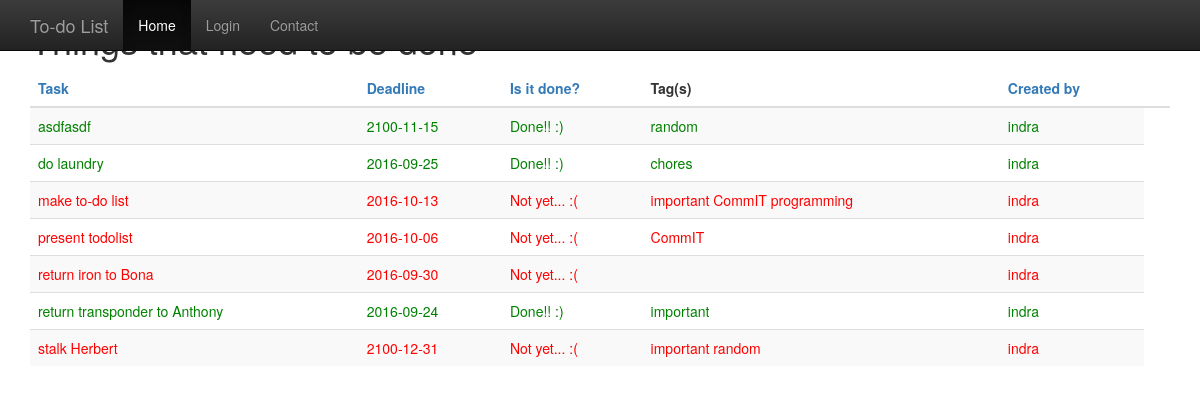
/?o=task, run on the app's committed database.
### tables this page shows
CREATE TABLE `todo_list` (
  `id` int(11) NOT NULL,
  `task` varchar(32) DEFAULT NULL,
  `deadline` date DEFAULT NULL,
  `done` tinyint(1) DEFAULT NULL,
  `admin_id` int(11) DEFAULT NULL,
  PRIMARY KEY (`id`),
  KEY `fk_admin` (`admin_id`),
  CONSTRAINT `todo_list_ibfk_1` FOREIGN KEY (`admin_id`) REFERENCES `admin` (`id`) ON DELETE CASCADE ON UPDATE CASCADE
);

CREATE TABLE `tag` (
  `id` int(11) NOT NULL,
  `tag` varchar(32) DEFAULT NULL,
  PRIMARY KEY (`id`)
);

### index.php (the view, shortened to what this page needs)
<!DOCTYPE html>
<html>
	<head>
		<link type='text/css' rel='stylesheet' href='style.css'/>
		<link rel="stylesheet" href="https://maxcdn.bootstrapcdn.com/bootstrap/3.3.7/css/bootstrap.min.css">
		<link rel="stylesheet" href="https://maxcdn.bootstrapcdn.com/bootstrap/3.3.7/css/bootstrap-theme.min.css">
	</head>
	<body>
	<div class="container">
	<div class="starter-template">
		<?php
			require_once 'header.php';
			require_once 'db.php';
		?>
		<h1>Things that need to be done</h1>
		<?php
			$order = htmlspecialchars($_GET["o"]);
			$sql = "SELECT * FROM todo_list	ORDER BY todo_list.$order";
			$result = $conn->query($sql);
			if ($result->num_rows > 0) {
				echo "<table class='table table-striped'><thead><tr>";
				echo "<th><a href='/?o=task'>Task</a></th>";
				echo "<th><a href='/?o=deadline'>Deadline</a></th>";
				echo "<th><a href='/?o=done'>Is it done?</a></th>";
				echo "<th>Tag(s)</th>";
				echo "<th><a href='/?o=admin'>Created by<th></tr></thead>";
				echo "<tbody>";
				while($row = $result->fetch_row()) {
					if($row[3]){
						echo "<tr class='done'>";
					} else {
						echo "<tr class='not-done'>";
					}
					echo "<td>".$row[1]. "</td><td>";
					echo $row[2] . "</td><td>";
					if ($row[3]) {
						echo "Done!! :)";
					} else {
						echo "Not yet... :(";
					}
					echo "</td><td>";
					$sql2 = "SELECT * FROM junction_table WHERE junction_table.todo_id = $row[0]";
					$result2 = $conn->query($sql2);
					if($result2->num_rows > 0) {
						while($row2 = $result2->fetch_row()) {
							$sql3 = "SELECT * FROM tag WHERE tag.id = $row2[1]";
							$result3 = $conn->query($sql3);
							if($result3->num_rows > 0) {
								while($row3 = $result3->fetch_row()){
									echo $row3[1] . " ";
								}
							}
						}
					}
					echo "</td><td>";
					$sql4 = "SELECT username FROM admin WHERE admin.id = $row[4]";
					$result4 = $conn->query($sql4);
					if($result4->num_rows > 0) {
						while($row4 = $result4->fetch_row()){
							echo $row4[0];
						}
					}
					echo "</td></tr>";
				}
				echo "</tbody></table>";
			} else {
				echo "No Task to be done. Hurray! \o/";
			}
		?>
	</div>
	</div>
	</body>
</html>

### style.css (style rules this page uses)
a { text-decoration: none; color: black; }
h1 { size: 30px; margin: 5px; line-height: 1.5; }
.done { color: green; }
.not-done { color: red; }

### data on the page
todo_list: task "asdfasdf", deadline "2100-11-15", done "Done!! :)"
tag: tag "random"
todo_list: task "do laundry", deadline "2016-09-25", done "Done!! :)"
tag: tag "chores"
todo_list: task "make to-do list", deadline "2016-10-13", done "Not yet... :("
tag: tag "important"
tag: tag "CommIT"
tag: tag "programming"
todo_list: task "present todolist", deadline "2016-10-06", done "Not yet... :("
todo_list: task "return iron to Bona", deadline "2016-09-30", done "Not yet... :("
todo_list: task "return transponder to Anthony", deadline "2016-09-24", done "Done!! :)"
todo_list: task "stalk Herbert", deadline "2100-12-31", done "Not yet... :("

### other printed values
$row4[0] "indra"
